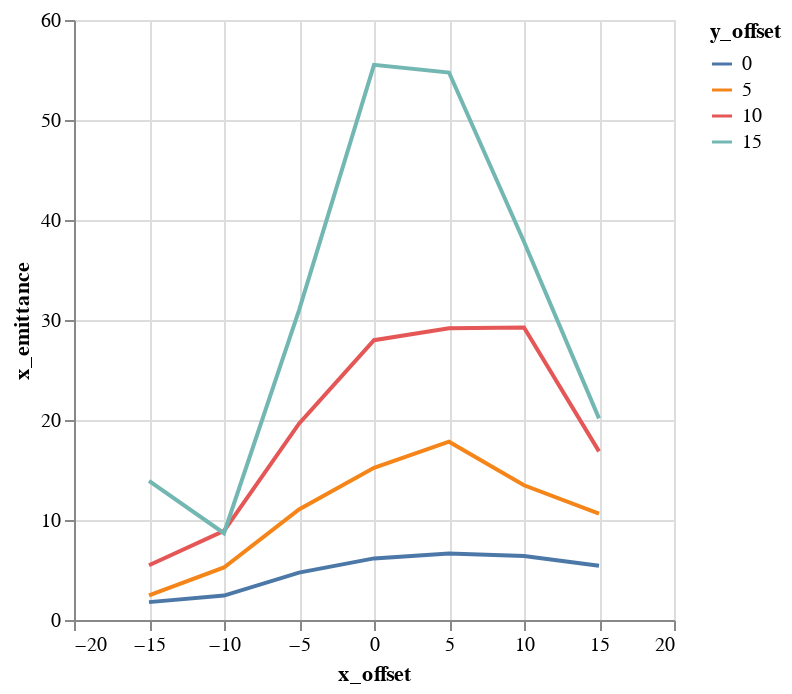

The notebook cell this image was saved under:
### Markdown cell above
## Plots

### Code cell
alt.Chart(emit_df).mark_line().encode(
    color='y_offset:N',
    x='x_offset',
    y='x_emittance',
)

### Figure 1 — Vega-Lite specification as saved in the notebook (floating-point values rounded to 4 significant figures)
{"$schema": "https://vega.github.io/schema/vega-lite/v1.2.1.json", "data": {"values": [{"losses": 0, "relbeta": 0.002308, "sourceID": 16777222, "sourceName": "x_-15_y_0", "x_emittance": 1.787, "x_emittance_rel": 1.102, "x_norm_emittance": 0.004125, "x_offset": -15, "y_emittance": 1.746, "y_emittance_rel": 1.111, "y_norm_emittance": 0.004031, "y_offset": 0}, {"losses": 0, "relbeta": 0.002308, "sourceID": 16777229, "sourceName": "x_-15_y_5", "x_emittance": 2.47, "x_emittance_rel": 1.55, "x_norm_emittance": 0.005701, "x_offset": -15, "y_emittance": 3.104, "y_emittance_rel": 1.948, "y_norm_emittance": 0.007166, "y_offset": 5}, {"losses": 0, "relbeta": 0.002308, "sourceID": 16777236, "sourceName": "x_-15_y_10", "x_emittance": 5.476, "x_emittance_rel": 3.386, "x_norm_emittance": 0.01264, "x_offset": -15, "y_emittance": 5.574, "y_emittance_rel": 3.491, "y_norm_emittance": 0.01287, "y_offset": 10}, {"losses": 1, "relbeta": 0.002308, "sourceID": 16777243, "sourceName": "x_-15_y_15", "x_emittance": 13.92, "x_emittance_rel": 8.329, "x_norm_emittance": 0.03213, "x_offset": -15, "y_emittance": 13.26, "y_emittance_rel": 7.98, "y_norm_emittance": 0.03061, "y_offset": 15}, {"losses": 0, "relbeta": 0.002308, "sourceID": 16777220, "sourceName": "x_-10_y_0", "x_emittance": 2.445, "x_emittance_rel": 1.535, "x_norm_emittance": 0.005643, "x_offset": -10, "y_emittance": 2.569, "y_emittance_rel": 1.655, "y_norm_emittance": 0.005931, "y_offset": 0}, {"losses": 0, "relbeta": 0.002308, "sourceID": 16777227, "sourceName": "x_-10_y_5", "x_emittance": 5.252, "x_emittance_rel": 3.256, "x_norm_emittance": 0.01212, "x_offset": -10, "y_emittance": 5.916, "y_emittance_rel": 3.744, "y_norm_emittance": 0.01366, "y_offset": 5}, {"losses": 0, "relbeta": 0.002308, "sourceID": 16777234, "sourceName": "x_-10_y_10", "x_emittance": 8.908, "x_emittance_rel": 5.992, "x_norm_emittance": 0.02056, "x_offset": -10, "y_emittance": 11.18, "y_emittance_rel": 6.714, "y_norm_emittance": 0.02581, "y_offset": 10}, {"losses": 4, "relbeta": 0.002308, "sourceID": 16777241, "sourceName": "x_-10_y_15", "x_emittance": 8.677, "x_emittance_rel": 5.985, "x_norm_emittance": 0.02003, "x_offset": -10, "y_emittance": 13.06, "y_emittance_rel": 7.99, "y_norm_emittance": 0.03014, "y_offset": 15}, {"losses": 0, "relbeta": 0.002308, "sourceID": 16777218, "sourceName": "x_-5_y_0", "x_emittance": 4.741, "x_emittance_rel": 2.828, "x_norm_emittance": 0.01095, "x_offset": -5, "y_emittance": 5.465, "y_emittance_rel": 3.182, "y_norm_emittance": 0.01262, "y_offset": 0}, {"losses": 0, "relbeta": 0.002308, "sourceID": 16777225, "sourceName": "x_-5_y_5", "x_emittance": 11.06, "x_emittance_rel": 7.259, "x_norm_emittance": 0.02553, "x_offset": -5, "y_emittance": 10.95, "y_emittance_rel": 6.736, "y_norm_emittance": 0.02528, "y_offset": 5}, {"losses": 0, "relbeta": 0.002308, "sourceID": 16777232, "sourceName": "x_-5_y_10", "x_emittance": 19.63, "x_emittance_rel": 12.99, "x_norm_emittance": 0.04531, "x_offset": -5, "y_emittance": 21.89, "y_emittance_rel": 14.17, "y_norm_emittance": 0.05054, "y_offset": 10}, {"losses": 4, "relbeta": 0.002308, "sourceID": 16777239, "sourceName": "x_-5_y_15", "x_emittance": 30.97, "x_emittance_rel": 18.31, "x_norm_emittance": 0.0715, "x_offset": -5, "y_emittance": 32.62, "y_emittance_rel": 21.68, "y_norm_emittance": 0.07531, "y_offset": 15}, {"losses": 0, "relbeta": 0.002308, "sourceID": 16777216, "sourceName": "x_0_y_0", "x_emittance": 6.162, "x_emittance_rel": 4.001, "x_norm_emittance": 0.01422, "x_offset": 0, "y_emittance": 6.62, "y_emittance_rel": 4.308, "y_norm_emittance": 0.01528, "y_offset": 0}, {"losses": 0, "relbeta": 0.002308, "sourceID": 16777223, "sourceName": "x_0_y_5", "x_emittance": 15.21, "x_emittance_rel": 9.875, "x_norm_emittance": 0.03512, "x_offset": 0, "y_emittance": 15.27, "y_emittance_rel": 9.948, "y_norm_emittance": 0.03525, "y_offset": 5}, {"losses": 0, "relbeta": 0.002308, "sourceID": 16777230, "sourceName": "x_0_y_10", "x_emittance": 27.98, "x_emittance_rel": 19.94, "x_norm_emittance": 0.06458, "x_offset": 0, "y_emittance": 31.17, "y_emittance_rel": 21.13, "y_norm_emittance": 0.07195, "y_offset": 10}, {"losses": 3, "relbeta": 0.002308, "sourceID": 16777237, "sourceName": "x_0_y_15", "x_emittance": 55.51, "x_emittance_rel": 31.4, "x_norm_emittance": 0.1281, "x_offset": 0, "y_emittance": 58.74, "y_emittance_rel": 36.43, "y_norm_emittance": 0.1356, "y_offset": 15}, {"losses": 0, "relbeta": 0.002308, "sourceID": 16777217, "sourceName": "x_5_y_0", "x_emittance": 6.649, "x_emittance_rel": 4.29, "x_norm_emittance": 0.01535, "x_offset": 5, "y_emittance": 7.324, "y_emittance_rel": 4.374, "y_norm_emittance": 0.01691, "y_offset": 0}, {"losses": 0, "relbeta": 0.002308, "sourceID": 16777224, "sourceName": "x_5_y_5", "x_emittance": 17.83, "x_emittance_rel": 11.13, "x_norm_emittance": 0.04115, "x_offset": 5, "y_emittance": 17.16, "y_emittance_rel": 11.65, "y_norm_emittance": 0.03961, "y_offset": 5}, {"losses": 0, "relbeta": 0.002308, "sourceID": 16777231, "sourceName": "x_5_y_10", "x_emittance": 29.17, "x_emittance_rel": 19.94, "x_norm_emittance": 0.06733, "x_offset": 5, "y_emittance": 29.85, "y_emittance_rel": 18.73, "y_norm_emittance": 0.06891, "y_offset": 10}, {"losses": 2, "relbeta": 0.002308, "sourceID": 16777238, "sourceName": "x_5_y_15", "x_emittance": 54.75, "x_emittance_rel": 34.25, "x_norm_emittance": 0.1264, "x_offset": 5, "y_emittance": 59.58, "y_emittance_rel": 37.85, "y_norm_emittance": 0.1375, "y_offset": 15}, {"losses": 0, "relbeta": 0.002308, "sourceID": 16777219, "sourceName": "x_10_y_0", "x_emittance": 6.41, "x_emittance_rel": 4.219, "x_norm_emittance": 0.0148, "x_offset": 10, "y_emittance": 6.354, "y_emittance_rel": 3.974, "y_norm_emittance": 0.01467, "y_offset": 0}, {"losses": 0, "relbeta": 0.002308, "sourceID": 16777226, "sourceName": "x_10_y_5", "x_emittance": 13.47, "x_emittance_rel": 9.306, "x_norm_emittance": 0.0311, "x_offset": 10, "y_emittance": 13.22, "y_emittance_rel": 8.773, "y_norm_emittance": 0.03051, "y_offset": 5}, {"losses": 0, "relbeta": 0.002308, "sourceID": 16777233, "sourceName": "x_10_y_10", "x_emittance": 29.24, "x_emittance_rel": 16.78, "x_norm_emittance": 0.06751, "x_offset": 10, "y_emittance": 27.74, "y_emittance_rel": 17.2, "y_norm_emittance": 0.06404, "y_offset": 10}, {"losses": 0, "relbeta": 0.002308, "sourceID": 16777240, "sourceName": "x_10_y_15", "x_emittance": 37.83, "x_emittance_rel": 24.05, "x_norm_emittance": 0.08732, "x_offset": 10, "y_emittance": 39.1, "y_emittance_rel": 25.87, "y_norm_emittance": 0.09027, "y_offset": 15}, {"losses": 0, "relbeta": 0.002308, "sourceID": 16777221, "sourceName": "x_15_y_0", "x_emittance": 5.423, "x_emittance_rel": 3.619, "x_norm_emittance": 0.01252, "x_offset": 15, "y_emittance": 3.807, "y_emittance_rel": 2.412, "y_norm_emittance": 0.008788, "y_offset": 0}, {"losses": 0, "relbeta": 0.002308, "sourceID": 16777228, "sourceName": "x_15_y_5", "x_emittance": 10.64, "x_emittance_rel": 6.768, "x_norm_emittance": 0.02456, "x_offset": 15, "y_emittance": 9.208, "y_emittance_rel": 6.199, "y_norm_emittance": 0.02126, "y_offset": 5}, {"losses": 0, "relbeta": 0.002308, "sourceID": 16777235, "sourceName": "x_15_y_10", "x_emittance": 16.86, "x_emittance_rel": 10.39, "x_norm_emittance": 0.03893, "x_offset": 15, "y_emittance": 16.74, "y_emittance_rel": 10.36, "y_norm_emittance": 0.03865, "y_offset": 10}, {"losses": 1, "relbeta": 0.002308, "sourceID": 16777242, "sourceName": "x_15_y_15", "x_emittance": 20.17, "x_emittance_rel": 13.31, "x_norm_emittance": 0.04655, "x_offset": 15, "y_emittance": 20.24, "y_emittance_rel": 12.75, "y_norm_emittance": 0.04673, "y_offset": 15}]}, "encoding": {"color": {"field": "y_offset", "type": "nominal"}, "x": {"field": "x_offset", "type": "quantitative"}, "y": {"field": "x_emittance", "type": "quantitative"}}, "mark": "line"}
